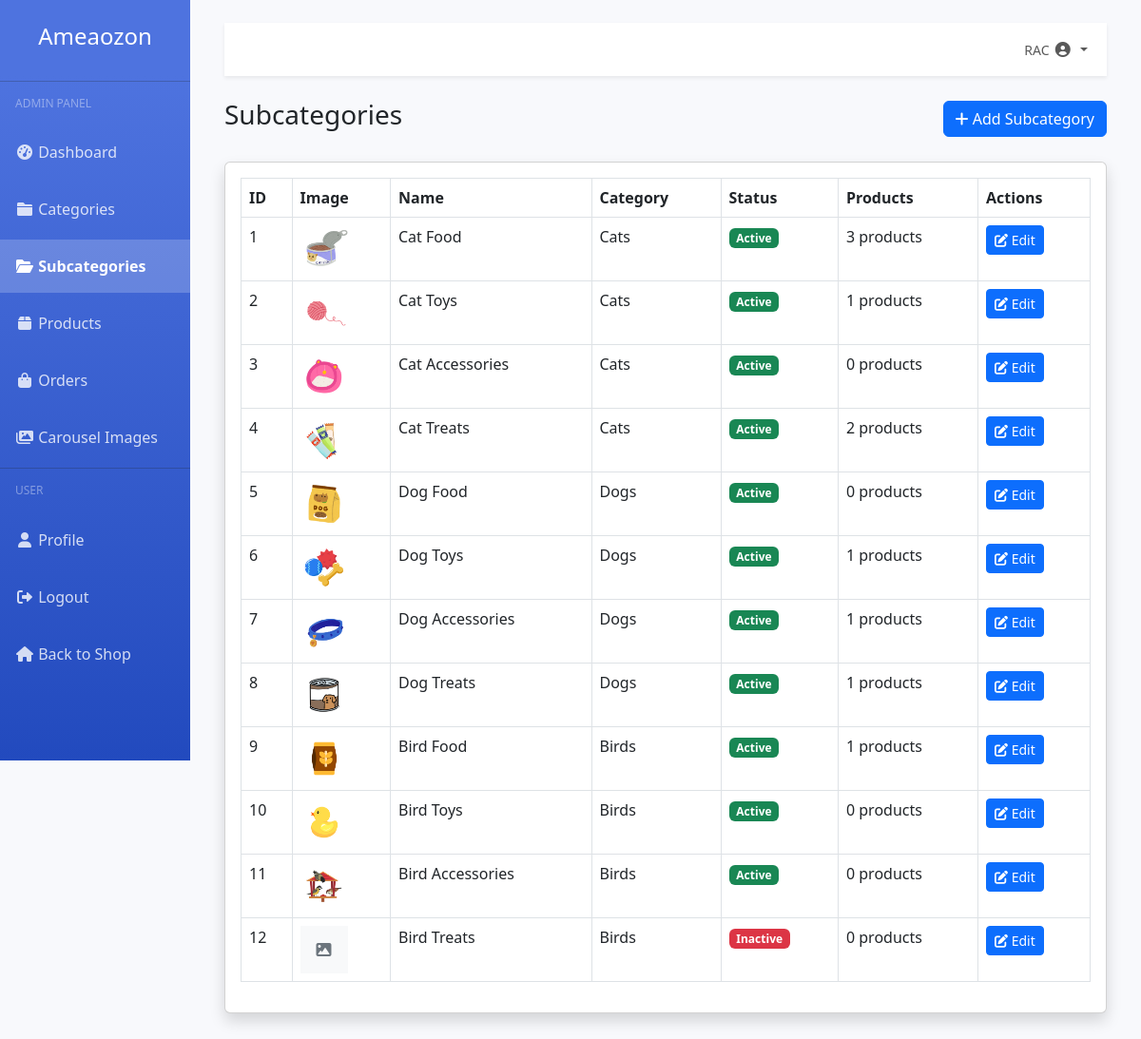
The app's page /dashboard/subcategories/ (signed in) with its own data.
### accounts/models.py (models this page shows, shortened)
class User(AbstractUser):
    CUSTOMER = 'customer'
    ADMIN = 'admin'
    USER_TYPE_CHOICES = [
        (CUSTOMER, 'Customer'),
        (ADMIN, 'Admin'),
    ]
    user_type = models.CharField(max_length=10, choices=USER_TYPE_CHOICES, default=CUSTOMER)
    profile_picture = models.ImageField(upload_to='users/', blank=True, null=True)
    phone_number = models.CharField(max_length=15, blank=True, null=True)
    address = models.TextField(blank=True, null=True)

### store/models.py (models this page shows, shortened)
class SubCategory(models.Model):
    category = models.ForeignKey(Category, on_delete=models.CASCADE, related_name='subcategories')
    name = models.CharField(max_length=100)
    slug = models.SlugField(unique=True)
    description = models.TextField(blank=True, null=True)
    image = models.ImageField(upload_to='subcategories/', blank=True, null=True)
    is_active = models.BooleanField(default=True)
    created_at = models.DateTimeField(auto_now_add=True)
    updated_at = models.DateTimeField(auto_now=True)
    class Meta:
        verbose_name_plural = 'Sub Categories'

class Category(models.Model):
    name = models.CharField(max_length=100)
    slug = models.SlugField(unique=True)
    image = models.ImageField(upload_to='categories/', blank=True, null=True)
    is_active = models.BooleanField(default=True)
    created_at = models.DateTimeField(auto_now_add=True)
    updated_at = models.DateTimeField(auto_now=True)
    class Meta:
        verbose_name_plural = 'Categories'

### dashboard/views.py (the view)
# urls.py: path('subcategories/', views.subcategory_list, name='subcategory_list'),
@login_required
@admin_required
def subcategory_list(request):
    subcategories = SubCategory.objects.all()
    context = {
        'subcategories': subcategories
    }
    return render(request, 'dashboard/subcategory_list.html', context)

### orders/models.py (called while the page is built)
    def get_total_items(self):
        return sum(item.quantity for item in self.items.all())

### store/context_processors.py (called while the page is built)
def categories(request):
    return {
        'categories': Category.objects.filter(is_active=True)
    }

def cart_count(request):
    count = 0
    if request.user.is_authenticated:
        try:
            cart = Cart.objects.get(user=request.user)
            count = cart.get_total_items()
        except Cart.DoesNotExist:
            count = 0
    return {'cart_count': count}

### templates/dashboard/subcategory_list.html (shortened to what this page needs)
{% extends 'dashboard/base_dashboard.html' %}
{% block dashboard_content %}
<div class="d-flex justify-content-between align-items-center mb-4">
    <h1 class="h3">Subcategories</h1>
    <a href="{% url 'dashboard:subcategory_add' %}" class="btn btn-primary">
        <i class="fas fa-plus"></i> Add Subcategory
    </a>
</div>
<div class="card shadow mb-4">
    <div class="card-body">
        <div class="table-responsive">
            <table class="table table-bordered" width="100%" cellspacing="0">
                <thead>
                    <tr>
                        <th>ID</th>
                        <th>Image</th>
                        <th>Name</th>
                        <th>Category</th>
                        <th>Status</th>
                        <th>Products</th>
                        <th>Actions</th>
                    </tr>
                </thead>
                <tbody>
                    {% for subcategory in subcategories %}
                    <tr>
                        <td>{{ subcategory.id }}</td>
                        <td>
                            {% if subcategory.image %}
                                <img src="{{ subcategory.image.url }}" alt="{{ subcategory.name }}" width="50">
                            {% else %}
                                <div class="bg-light d-flex justify-content-center align-items-center" style="width: 50px; height: 50px;">
                                    <i class="fas fa-image text-secondary"></i>
                                </div>
                            {% endif %}
                        </td>
                        <td>{{ subcategory.name }}</td>
                        <td>{{ subcategory.category.name }}</td>
                        <td>
                            {% if subcategory.is_active %}
                            <span class="badge bg-success">Active</span>
                            {% else %}
                            <span class="badge bg-danger">Inactive</span>
                            {% endif %}
                        </td>
                        <td>{{ subcategory.products.count }} products</td>
                        <td>
                            <a href="{% url 'dashboard:subcategory_edit' subcategory.id %}" class="btn btn-sm btn-primary">
                                <i class="fas fa-edit"></i> Edit
                            </a>
                        </td>
                    </tr>
                    {% empty %}
                    <tr>
                        <td colspan="7" class="text-center">No subcategories found</td>
                    </tr>
                    {% endfor %}
                </tbody>
            </table>
        </div>
    </div>
</div>
{% endblock %}

### templates/dashboard/base_dashboard.html (shortened to what this page needs)
<!DOCTYPE html>
<html lang="en">
<head>
    <link href="https://cdn.jsdelivr.net/npm/bootstrap@5.3.0-alpha1/dist/css/bootstrap.min.css" rel="stylesheet">
    <link rel="stylesheet" href="https://cdnjs.cloudflare.com/ajax/libs/font-awesome/6.0.0/css/all.min.css">
</head>
<body>
    <div class="container-fluid">
        <div class="row">
            <div class="col-md-2 sidebar px-0 position-fixed">
                <div class="text-center py-4">
                    <a href="{% url 'store:home' %}" class="text-decoration-none">
                        <h4 class="text-white">Ameaozon</h4>
                    </a>
                </div>
                <hr class="sidebar-divider my-0 bg-light opacity-25">
                <h6 class="sidebar-heading">Admin Panel</h6>
                <ul class="nav flex-column">
                    <li class="nav-item">
                        <a class="nav-link {% if request.path == '/dashboard/' %}active{% endif %}" href="{% url 'dashboard:admin_dashboard' %}">
                            <i class="fas fa-fw fa-tachometer-alt"></i> Dashboard
                        </a>
                    </li>
                    <li class="nav-item">
                        <a class="nav-link {% if '/dashboard/categories' in request.path %}active{% endif %}" href="{% url 'dashboard:category_list' %}">
                            <i class="fas fa-fw fa-folder"></i> Categories
                        </a>
                    </li>
                    <li class="nav-item">
                        <a class="nav-link {% if '/dashboard/subcategories' in request.path %}active{% endif %}" href="{% url 'dashboard:subcategory_list' %}">
                            <i class="fas fa-fw fa-folder-open"></i> Subcategories
                        </a>
                    </li>
                    <li class="nav-item">
                        <a class="nav-link {% if '/dashboard/products' in request.path %}active{% endif %}" href="{% url 'dashboard:product_list' %}">
                            <i class="fas fa-fw fa-box"></i> Products
                        </a>
                    </li>
                    <li class="nav-item">
                        <a class="nav-link {% if '/dashboard/orders' in request.path %}active{% endif %}" href="{% url 'dashboard:order_list' %}">
                            <i class="fas fa-fw fa-shopping-bag"></i> Orders
                        </a>
                    </li>
                    <li class="nav-item">
                        <a class="nav-link {% if '/dashboard/carousel' in request.path %}active{% endif %}" href="{% url 'dashboard:carousel_list' %}">
                            <i class="fas fa-fw fa-images"></i> Carousel Images
                        </a>
                    </li>
                </ul>
                <hr class="sidebar-divider my-0 bg-light opacity-25">
                <h6 class="sidebar-heading">User</h6>
                <ul class="nav flex-column">
                    <li class="nav-item">
                        <a class="nav-link" href="{% url 'accounts:profile' %}">
                            <i class="fas fa-fw fa-user"></i> Profile
                        </a>
                    </li>
                    <li class="nav-item">
                        <a class="nav-link" href="{% url 'accounts:logout' %}">
                            <i class="fas fa-fw fa-sign-out-alt"></i> Logout
                        </a>
                    </li>
                    <li class="nav-item">
                        <a class="nav-link" href="{% url 'store:home' %}">
                            <i class="fas fa-fw fa-home"></i> Back to Shop
                        </a>
                    </li>
                </ul>
            </div>
            <div class="col-md-10 ms-auto px-4">
                <div class="container-fluid py-4">
                    <nav class="navbar navbar-expand navbar-light bg-white mb-4 shadow-sm">
                        <div class="container-fluid">
                            <ul class="navbar-nav ms-auto">
                                <li class="nav-item dropdown">
                                    <a class="nav-link dropdown-toggle" href="#" id="userDropdown" role="button" data-bs-toggle="dropdown">
                                        <span class="mr-2 d-none d-lg-inline text-gray-600 small">{{ request.user.username }}</span>
                                        {% if request.user.profile_picture %}
                                            <img class="img-profile rounded-circle" src="{{ request.user.profile_picture.url }}" width="32" height="32">
                                        {% else %}
                                            <i class="fas fa-user-circle fa-fw"></i>
                                        {% endif %}
                                    </a>
                                </li>
                            </ul>
                        </div>
                    </nav>
                    {% block dashboard_content %}{% endblock %}
                </div>
            </div>
        </div>
    </div>
</body>
</html>

### templates/dashboard/base_dashboard.html (style rules this page uses)
body { background-color: #f8f9fc; }
.sidebar { min-height: 100vh; background-color: #4e73df; background-image: linear-gradient(180deg, #4e73df 10%, #224abe 100%); background-size: cover; }
.sidebar .nav-link { color: rgba(255, 255, 255, 0.8); padding: 1rem; margin-bottom: 0.25rem; }
.sidebar .nav-link.active { color: #fff; font-weight: bold; background-color: rgba(255, 255, 255, 0.2); }
.sidebar .sidebar-heading { color: rgba(255, 255, 255, 0.4); font-size: 0.75rem; text-transform: uppercase; padding: 1rem; margin-bottom: 0; }

### records on screen
User: user.username "RAC"
SubCategory: id "1", image (picture), name "Cat Food", category.name "Cats", is_active "Active", products.count "3"
SubCategory: id "2", image (picture), name "Cat Toys", category.name "Cats", is_active "Active", products.count "1"
SubCategory: id "3", image (picture), name "Cat Accessories", category.name "Cats", is_active "Active", products.count "0"
SubCategory: id "4", image (picture), name "Cat Treats", category.name "Cats", is_active "Active", products.count "2"
SubCategory: id "5", image (picture), name "Dog Food", category.name "Dogs", is_active "Active", products.count "0"
SubCategory: id "6", image (picture), name "Dog Toys", category.name "Dogs", is_active "Active", products.count "1"
SubCategory: id "7", image (picture), name "Dog Accessories", category.name "Dogs", is_active "Active", products.count "1"
SubCategory: id "8", image (picture), name "Dog Treats", category.name "Dogs", is_active "Active", products.count "1"
SubCategory: id "9", image (picture), name "Bird Food", category.name "Birds", is_active "Active", products.count "1"
SubCategory: id "10", image (picture), name "Bird Toys", category.name "Birds", is_active "Active", products.count "0"
SubCategory: id "11", image (picture), name "Bird Accessories", category.name "Birds", is_active "Active", products.count "0"
SubCategory: id "12", name "Bird Treats", category.name "Birds", is_active "Inactive", products.count "0"
